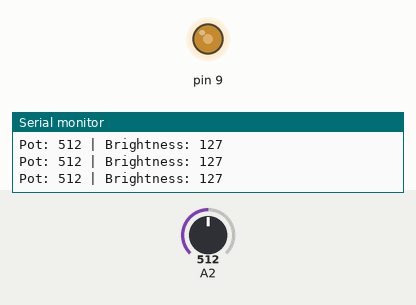
This sketch was run on a simulated Arduino Uno, built with avr-gcc and run on an emulated ATmega328P. Parts: output pins drawn as LEDs (lit = HIGH), the last lines printed to the serial monitor. The inputs (shaded band) are chosen by the test bench; at power-on: A2 = 512.

Above: at 1.2 s.
1.3 s: A2 set to 409
At 1.7 s:
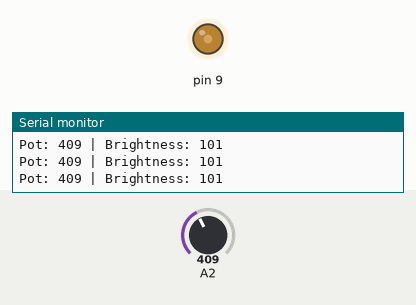
4.3 s: A2 set to 394
At 5.1 s:
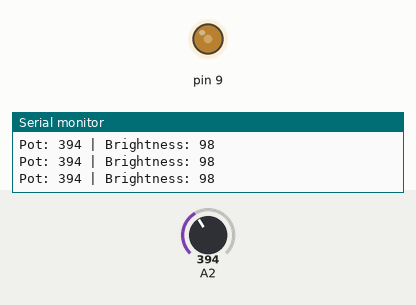
7.3 s: A2 set to 716
At 7.6 s:
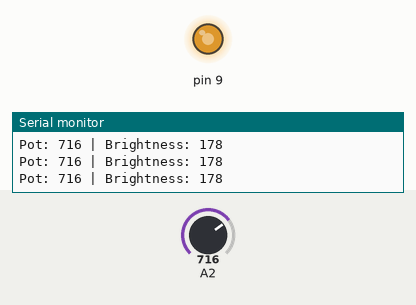
8.8 s: A2 set to 987
At 9.4 s:
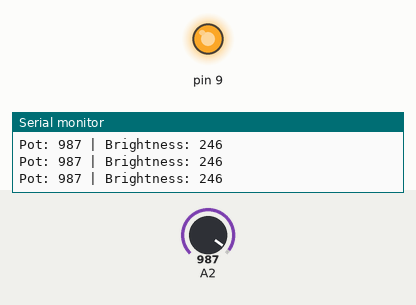
10.3 s: A2 set to 1010
At 11.1 s:
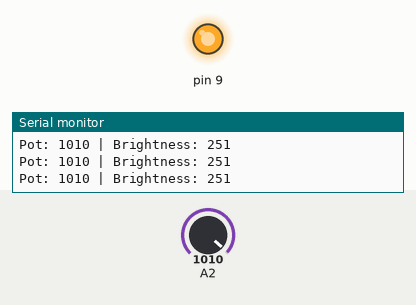
13.3 s: A2 set to 122
At 14.0 s:
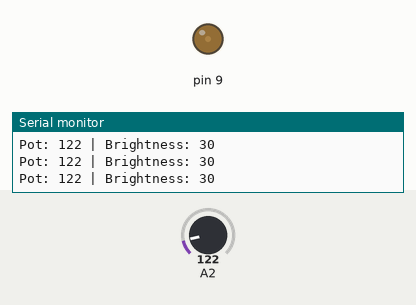
Timing chart, 0 to 15.8 s (numbered marks = the images above; inputs shaded):
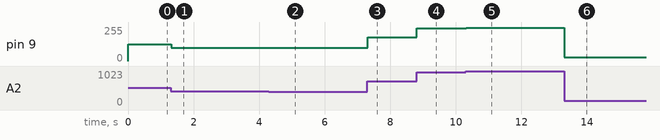

Measured:
- after the input at 1.3 s, pin 9: 127/255 → 101/255 at once
- after the input at 4.3 s, pin 9: 101/255 → 98/255 at once
- after the input at 7.3 s, pin 9: 98/255 → 178/255 at once
- after the input at 8.8 s, pin 9: 178/255 → 246/255 at once
- after the input at 10.3 s, pin 9: 246/255 → 251/255 at once
- after the input at 13.3 s, pin 9: 251/255 → 30/255 at once

The sketch:

3_led_blink_rate_with_potentiometer.ino
```cpp
// C++ code
//
void setup()
{
  pinMode(9, OUTPUT);
  Serial.begin(9600);
}

void loop()
{
  int potValue = analogRead(A2);
  int ledBrightness = map(potValue, 0, 1023, 0, 255);    // Map to 0-255
  analogWrite(9, ledBrightness);
  Serial.print("Pot: ");
  Serial.print(potValue);
  Serial.print(" | Brightness: ");
  Serial.println(ledBrightness);
  delay(10); // Small delay
}
```
